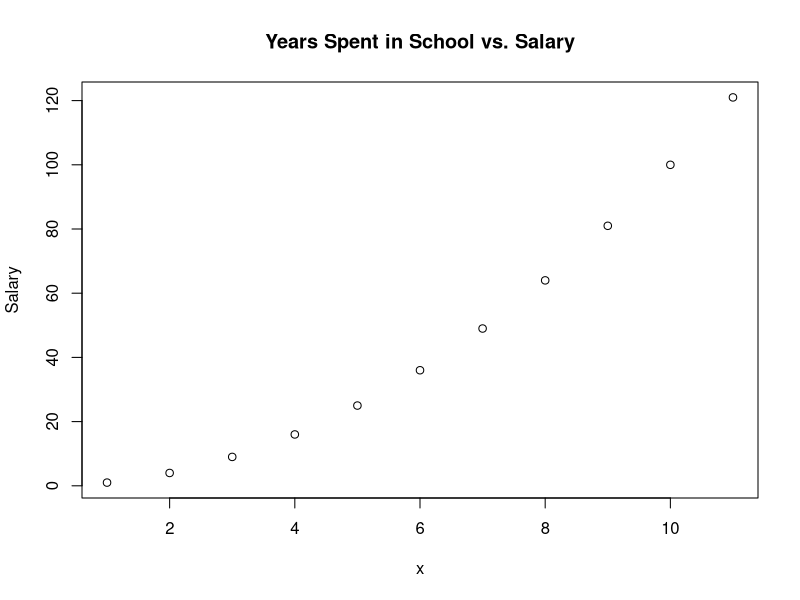
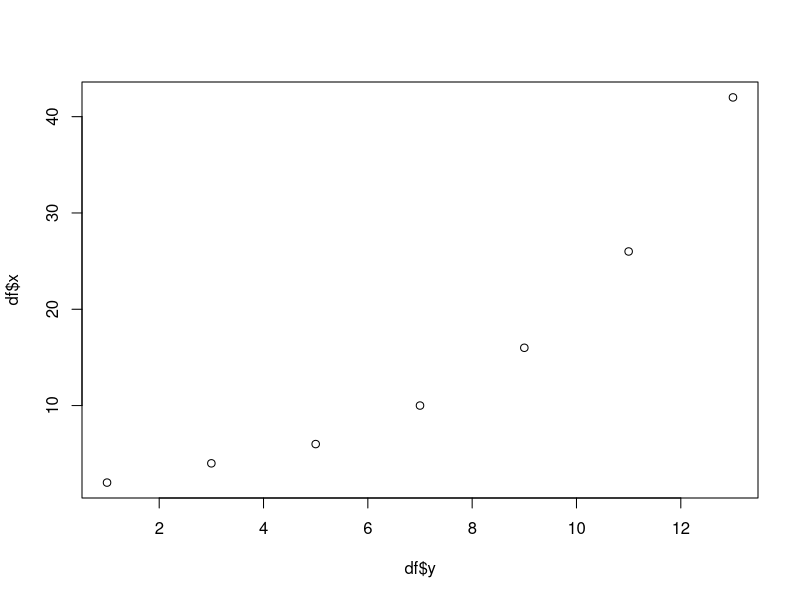
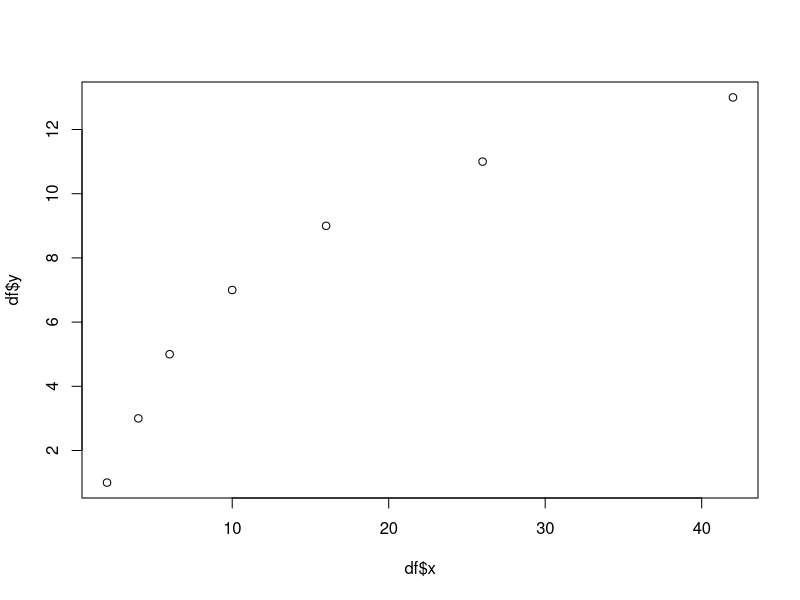
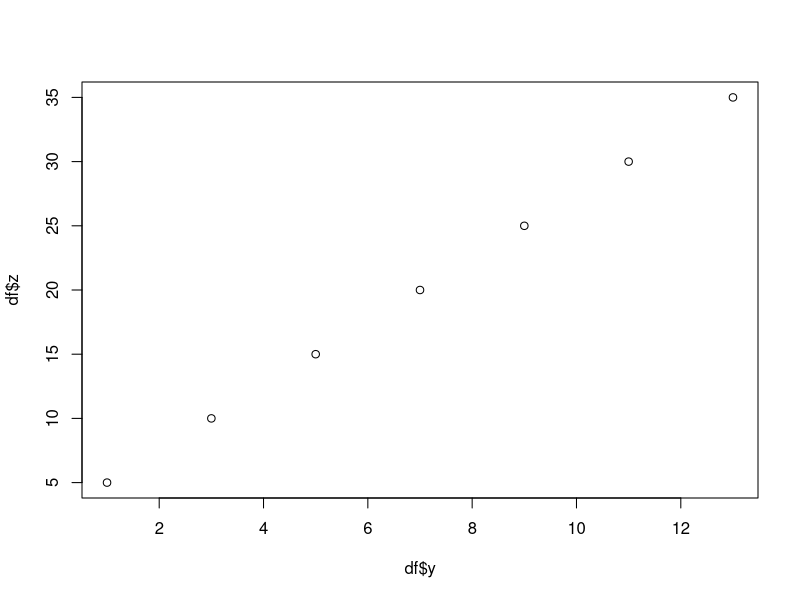
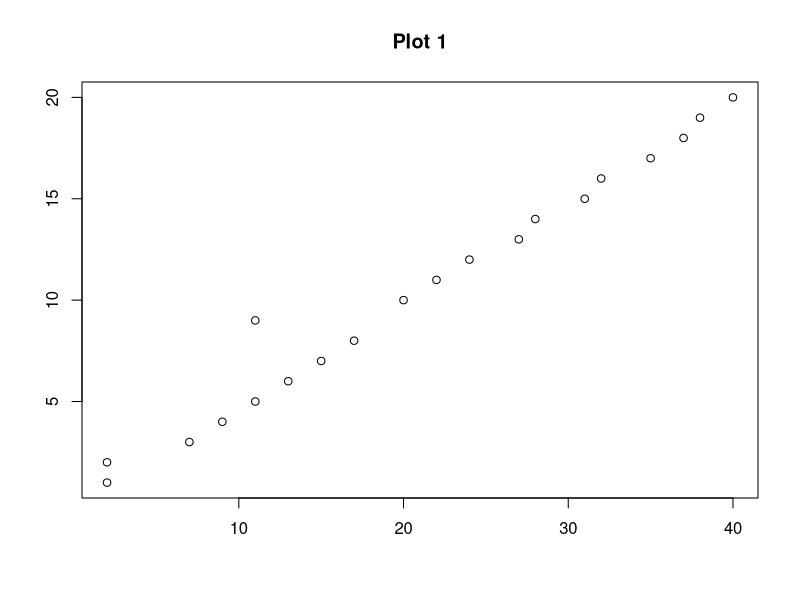
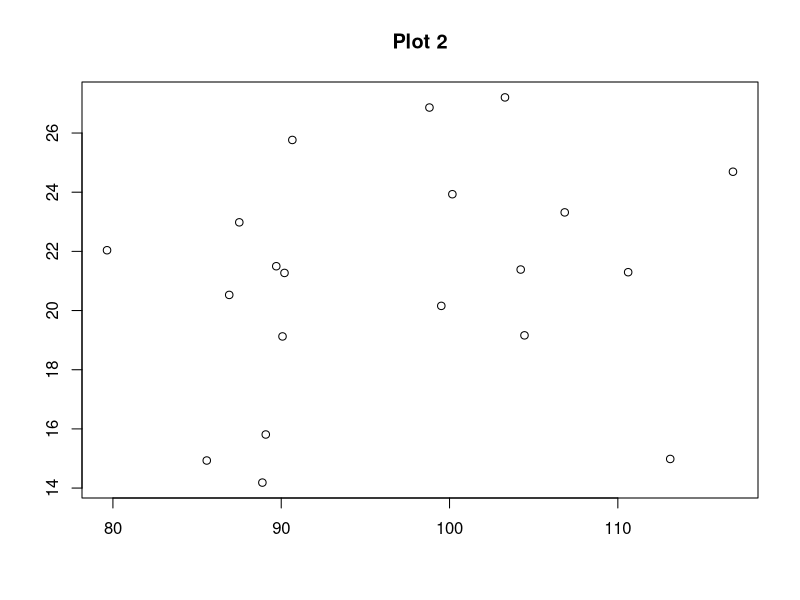

Here is the R script that generated these plots, in order:
## ---- chunk 1
knitr::opts_chunk$set(fig.width=12, fig.height=8, comment=NA)
## ---- chunk 2
x = c(1,2,3,4,5,6,7,8,9,10,11)
y = c(1,4,9,16,25,36,49,64,81,100,121)
plot(y~x, main = "Years Spent in School vs. Salary", ylab = "Salary")
## ---- chunk 3
x = c(2,4,6,10,16,26,42)
y = c(1,3,5,7,9,11,13)
z = c(5,10,15,20,25,30,35)


df<-data.frame(x,y,z)
plot(df$x~df$y)
plot(df$y~df$x)
plot(df$z~df$y)
## ---- chunk 4
x=c(1,2,3,4,5,6,7,8,9,10,11,12,13,14,15,16,17,18,19,20)
y=c(2,2,7,9,11,13,15,17,11,20,22,24,27,28,31,32,35,37,38,40)
plot(x~y, main = "Plot 1", ylab = " ", xlab = " ")

a=rnorm(20,20,5)
b=rnorm(20,100,10)
plot(a~b, main = "Plot 2", ylab = " ", xlab = " ")
## ---- chunk 5
x = c(12,16,20,41)
mx = mean(x)
sdx = sd(x)

z = ((x-mx)/sdx)
z 
## ---- chunk 6
x = c(12,16,20,41)
scale(x)
## ---- chunk 7
#| code-fold: true
datset1 = c(10,63,51,24,87,42)
mds = mean(datset1)
sdds=sd(datset1)
vards=(sdds^2)
vards
var(datset1)

## ---- chunk 8
z = ((datset1-mds)/sdds)
z
## ---- chunk 9
x = c(5,8,1,16,4,11)
a = sum(x)^2
b = sum(x^2)

a
b
## ---- chunk 10
# This allows us to produce the same random numbers each time
set.seed(100)
x = round(rnorm(15,89,7), digits = 0)
x
stem(x)

## ---- chunk 11
set.seed(10)
x = round(rnorm(15,20,2),digits = 0)
x
stem(x,scale = 1)
stem(x,scale = 2)
stem(x, scale = .5)
